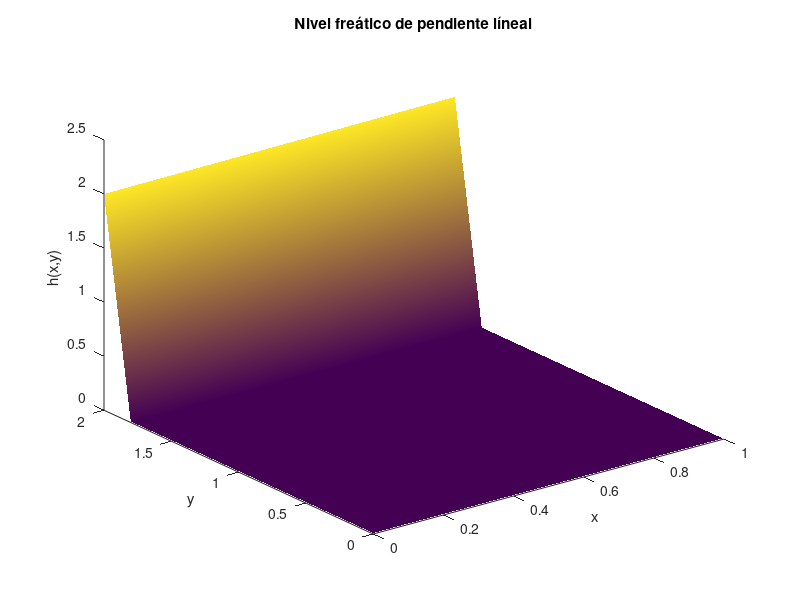
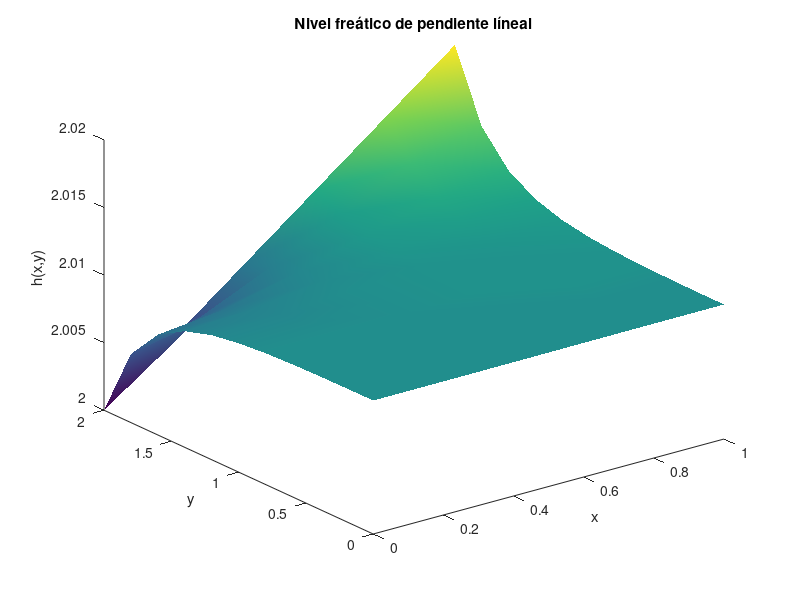
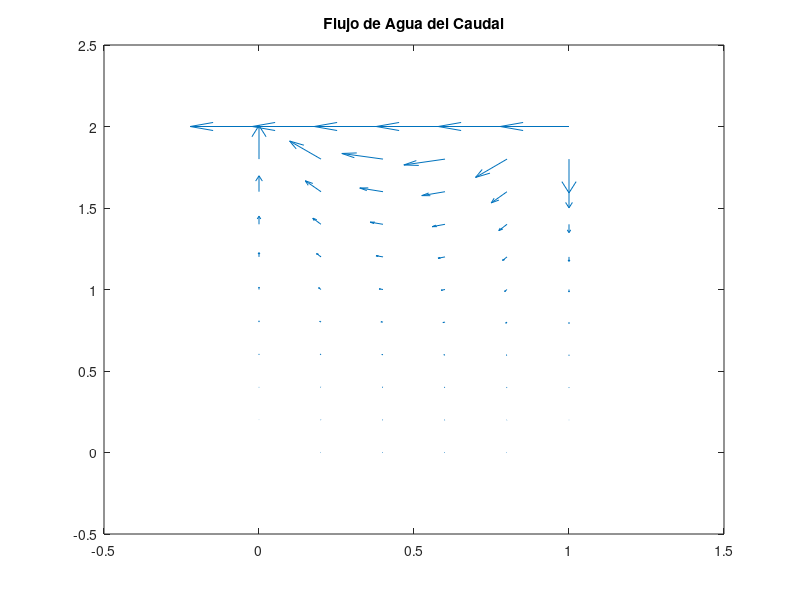
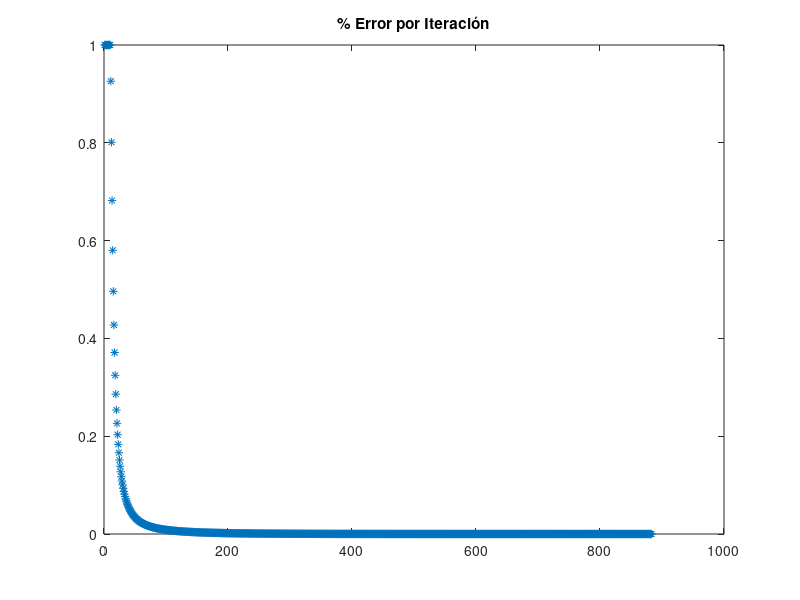

These figures' MATLAB source, in order:
% clear workspace.
clear all
close all
clc

% Inicialización de Parámetros.
% Dominio.
X0 = 0.0; Xf = 1.0; dx = 0.2;
Y0 = 0.0; Yf = 2.0; dy = 0.2;

% Generar la Partición.
x = [X0:dx:Xf];
y = [Y0:dy:Yf];

% Definir Matrices.
n = length(x)+2; % Numero de columnas.
m = length(y)+1; % Numero de renglones.
    % Funcion de MATLAB para crear Matrices de 1's-> ones(n,m).
    % Funcion de MATLAB para crear Matrices de 0's-> zeros(n,m).
h = zeros(m,n);
qx = zeros(m,n); % Generación de matrices Eq. 17
qy = zeros(m,n); % Generación de matrices Eq. 17
materror = ones(m-2,n-2); % Error permitido, almacenado en una matriz

% Parámetros hidraulicos.
c = 0.02;
sx = 0.372176150943543; % Conductividad hidráulica en el Eje X (Valor del Paper)
sy = 0.372175590827833; % Conductividad hidráulica en el Eje Y (Valor del Paper)

% Parametros de Iteración.
tol = 0.5e-6; % Tolerancia de error. (es)
nmax = 1e6; % Número máximo de iteraciones. (Fin)
numit = 0; % Contador de iteraciones. (Inicio)
error = 1.0; % Error máximo permitido.
e = zeros(1,nmax); % Vector para almacenar el error, hasta llegar a lo máximo permitido.

% Condición de frontera superior.
    % Definición de una función anónima (sirve sólo en el código presente).
    % Se debe definir en una sola línea o línea continua.
hSup = @(x) c*x+Yf;

% Satisfacer las condiciones de frontera superior e inferior.
for j = 2:n-1
   h(m,j) = hSup(x(j-1)); % Frontera Superior.
   h(1,j) = h(3,j); % Frontera Inferior.
end

% Satisfacer las condiciones de frontera del eje X y Y (rango de X0 a Xf).
for i = 2:m-1
    h(i,1) = h(i,3); % En X0
    h(i,n) = h(i,n-2);% En Xf
end

% Parámetros para graficar.
hgraf = zeros(m-1,n-2);
% Eliminar columnas de 0's de izquierda, derecha e inferior.
    % Tic/Toc nos muestra en terminal el tiempo que toma nuestro codigo en
    % correr.

tic % Inicio
for i = 1:m-1
    for j=1:n-2
        hgraf(i,j) = h(i+1,j+1);
    end
end
toc % Fin

% Parámetros para graficar.
%hgraf=h;
%hgraf(:,n)=[]; % Eliminar columna de 0's derecha.
%hgraf(:,1)=[]; % Eliminar columna de 0's izquierda.
%hgraf(1,:)=[]; % Eliminar primera fila.

% Generar gráfica 
figure(1)
surface(x,y,hgraf) % Instruccion que gráfica.
shading interp
xlabel('x')
ylabel('y')
zlabel('h(x,y)')
title('Nivel freático de pendiente líneal') 
view(3)

while true
    numit = numit+1;
% Iterar una vez a lo largo de la matriz.
    for i = 2:m-1
        for j = 2:n-1
            oldval = h(i,j); % Declaramos la variable "oldval" en forma matrial.
            h(i,j) = (h(i+1,j)+h(i-1,j)+h(i,j+1)+h(i,j-1))/4;
            materror(i-1,j-1) = abs((h(i,j)-oldval)/h(i,j)); % Damos la forma a la matriz en valor absoluto "abs".
        end
    end
         % Satisfacer las condiciones de frontera superior e inferior.
        for j = 2:n-1
           h(m,j) = hSup(x(j-1)); % Frontera Superior.
           h(1,j) = h(3,j); % Frontera Inferior.
        end
        % Satisfacer las condiciones de frontera del eje X y Y (rango de X0 a Xf).
        for i = 2:m-1
            h(i,1) = h(i,3); % En X0
            h(i,n) = h(i,n-2);% En Xf
        end
        % Selecionamos el error máximo.
        % Usamos la función max(A) si A es una matriz devuelve un vector
        % con los elementos máximos de c/columna, si A es un vector 
        % devuelve el máximo del vector
        error = max(max(materror));
        e(numit) = error;
        % Condición de salida del ciclo while
        % break ("frena" la evaluación) end (termina el ciclo while).
        if error < tol || numit >= nmax, break,end
end

% Parámetros para graficar.
hgraf = zeros(m-1,n-2);
tic % Inicio
for i = 1:m-1
    for j = 1:n-2
        hgraf(i,j) = h(i+1,j+1);
    end
end
toc % Fin

% Generar gráfica 
figure(2)
surface(x,y,hgraf) %instruccion que grafica
shading interp
xlabel('x')
ylabel('y')
zlabel('h(x,y)')
title('Nivel freático de pendiente líneal') 
view(3)

% Cálculo de las componentes del vector de flujo.
for i = 2:m-1
    for j = 2:n-1
        qx(i,j) = -sx*(h(i,j+1)-h(i,j-1))/(2*dx);
        qy(i,j) = -sy*(h(i+1,j)-h(i-1,j))/(2*dy);
    end
end

% Componente qx en la frontera superior.
for j = 2:n-1
    qx(m,j) = -c*sx;
    qy(m,j) = 0.0;
end

h

% Generacion de matrices para graficar valores del vector de flujo.
% Se genera la matriz para conservar los valores de qx y qy.
qxgraf = qx; % Almacenamiento de valores qx en una matriz nueva.
% Remover filas y columnas ficticias en la nueva matriz qxgraf.
qxgraf(:,1) = []; 
qxgraf(:,n-1) = []; 
qxgraf(1,:) = [];

qygraf = qy; % Almacenamiento de valores qy en una matriz nueva.
% Remover filas y columnas ficticias en la nueva matriz qygraf.
qygraf(:,1) = [];
qygraf(:,n-1) = [];
qygraf(1,:) = [];

% Generación de la malla.
[X,Y] = meshgrid(x,y);
figure(3);
% Funcion para graficar el flujo.
quiver(x,y,qxgraf,qygraf);
title("Flujo de Agua del Caudal");

% Funcion find busca todos los valores y recorta a numit
indices = find(e==0); % find genera un vector con los valores donde hay un 0
e(indices) = []; % coloca en un arraqy vacio los ceros

tic
% Generación de gráfica del error.
figure(4);
plot(e,'*');
title("% Error por Iteración");
toc